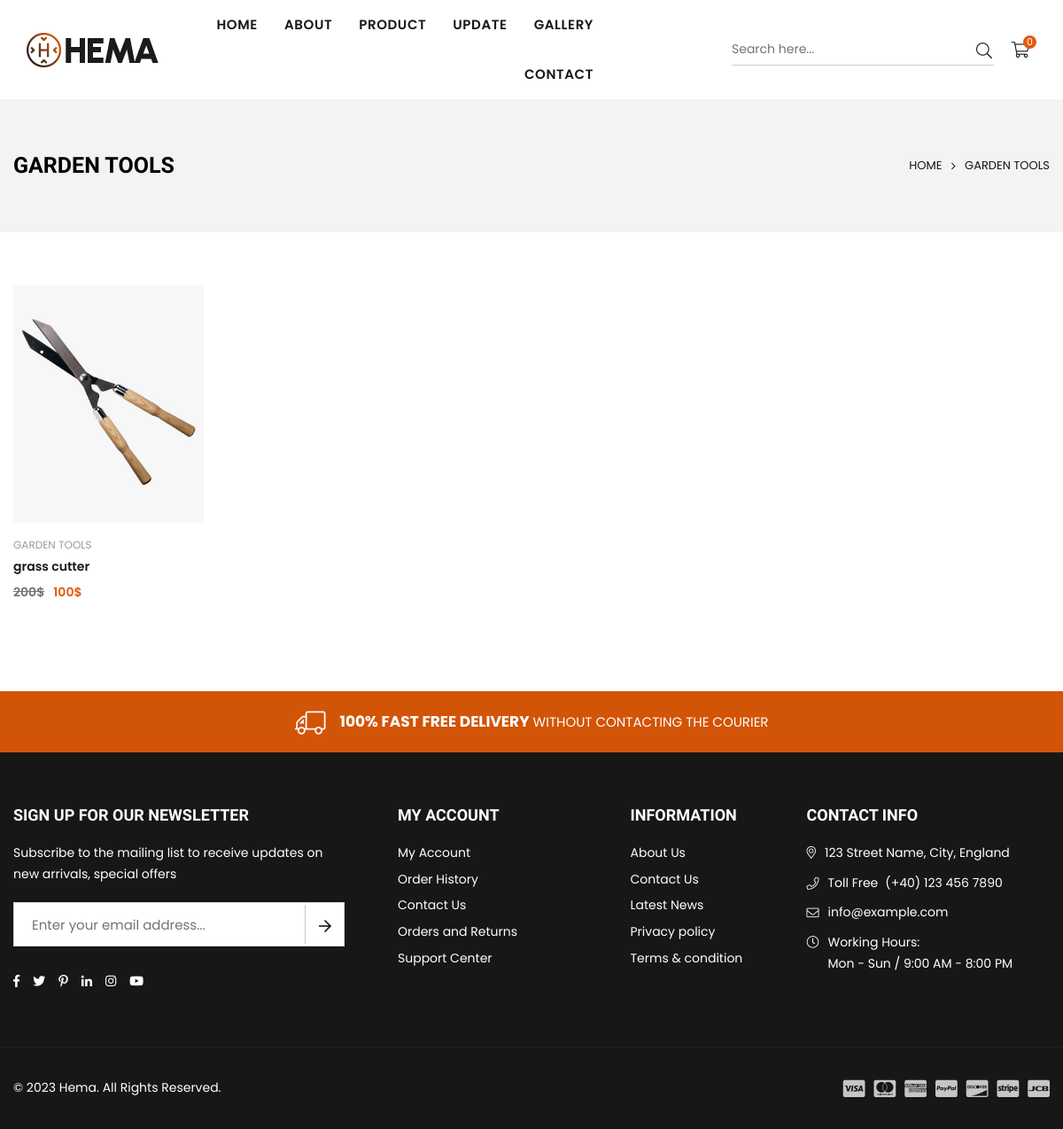
Screenshot of /categories/1 with the database file from the repository.
### web/models.py (models this page shows, shortened)
class Category(models.Model):
    category_image=models.ImageField()
    category_title=models.CharField(max_length=30)
    category_product_no=models.CharField(max_length=30)
    def __str__(self):
        return self.category_title

class Product(models.Model):
    category = models.ForeignKey(Category, on_delete=models.CASCADE)
    product_name=models.CharField(max_length=40)
    product_image=models.ImageField()
    product_price=models.CharField(max_length=30)
    product_del_price=models.CharField(max_length=30)
    product_description=models.TextField()

### web/views.py (the view)
# urls.py: path("categories/<int:id>", views.categories, name="categories"),
def categories(request,id):
    category = get_object_or_404(Category, id=id)
    products = Product.objects.filter(category=category)
    context = {
        'category': category,
        'products': products,
    }
    return render(request,'web/categories.html',context)

### templates/web/categories.html (shortened to what this page needs)
{% extends "web/partials/base.html" %}
{% load static %}
{% block content %}
            <div id="page-content">
                <div class="page-header text-center">
                    <div class="container">
                        <div class="row">
                            <div class="col-12 col-sm-12 col-md-12 col-lg-12 d-flex justify-content-between align-items-center">
                                <div class="page-title"><h1>{{category.category_title}}</h1></div>
                                <div class="breadcrumbs"><a href="{% url 'web:index' %}" title="Back to the home page">Home</a><span class="title"><i class="icon anm anm-angle-right-l"></i>{{category.category_title}}</span></div>
                            </div>
                        </div>
                    </div>
                </div>
                <div class="container">
                    <div class="row">
                        <div class="col-12 col-sm-12 col-md-12 col-lg-12 main-col">
                            <div class="grid-products grid-view-items">
                                <div class="row col-row product-options row-cols-xl-5 row-cols-lg-4 row-cols-md-3 row-cols-sm-3 row-cols-2">
                                    {% for product in products %}
                                    <div class="item col-item">
                                        <div class="product-box">
                                            <div class="product-image">
                                                <a href="{% url 'web:product-detail'  product.id %}" class="product-img rounded-0"><img class="rounded-0 blur-up lazyload" src="{{product.product_image.url}}" alt="Product" title="Product" width="625" height="808" /></a>
                                            </div>
                                            <div class="product-details text-left">
                                                <div class="product-vendor">{{product.category}}</div>
                                                <div class="product-name">
                                                    <a href="product-layout1.html">{{product.product_name}}</a>
                                                </div>
                                                <div class="product-price">
                                                    <span class="price old-price">{{product.product_del_price}}$</span><span class="price">{{product.product_price}}$</span>
                                                </div>
                                            </div>
                                        </div>
                                    </div>
                                    {% endfor %}
                                </div>
                            </div>
                        </div>
                    </div>
                </div>
            </div>
{% endblock content %}

### static/web/css/custom.css (style rules this page uses)
.product-box { margin-bottom: 100px; }

### static/web/css/responsive.css (style rules this page uses)
@media only screen and (min-width: 992px) { #page-content { min-height:400px; } }

### rows the page displays
Category: category_title "GARDEN TOOLS"
Product: product_image (picture), category "GARDEN TOOLS", product_name "grass cutter", product_del_price "200", product_price "100"

### other values shown
{{ request.session.cart|length }} "0"
